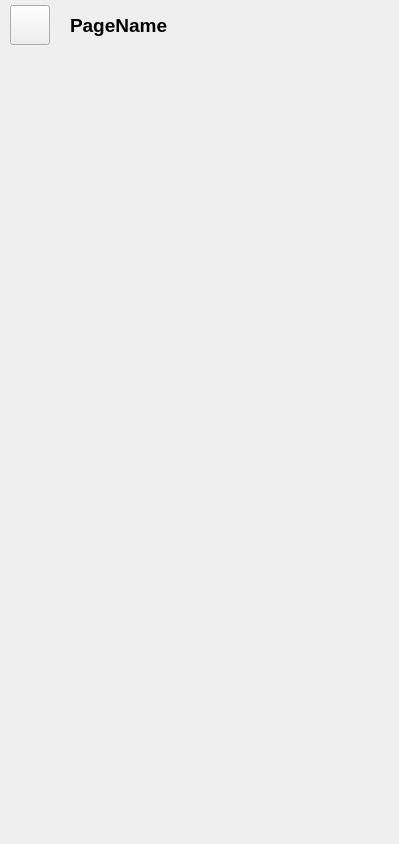
<?xml version="1.0" encoding="UTF-8"?>
<ui version="4.0">
 <class>MainWindow</class>
 <widget class="QMainWindow" name="MainWindow">
  <property name="geometry">
   <rect>
    <x>0</x>
    <y>0</y>
    <width>399</width>
    <height>844</height>
   </rect>
  </property>
  <property name="windowTitle">
   <string>MainWindow</string>
  </property>
  <widget class="QWidget" name="centralwidget">
   <widget class="QStackedWidget" name="PageSetup">
    <property name="geometry">
     <rect>
      <x>0</x>
      <y>50</y>
      <width>399</width>
      <height>789</height>
     </rect>
    </property>
   </widget>
   <widget class="QLabel" name="Balk_Boven">
    <property name="geometry">
     <rect>
      <x>0</x>
      <y>0</y>
      <width>399</width>
      <height>50</height>
     </rect>
    </property>
    <property name="styleSheet">
     <string notr="true"/>
    </property>
    <property name="text">
     <string/>
    </property>
   </widget>
   <widget class="QPushButton" name="MenuButton">
    <property name="geometry">
     <rect>
      <x>10</x>
      <y>5</y>
      <width>40</width>
      <height>40</height>
     </rect>
    </property>
    <property name="font">
     <font>
      <family>Ubuntu Thin</family>
      <pointsize>28</pointsize>
      <bold>true</bold>
     </font>
    </property>
    <property name="text">
     <string/>
    </property>
    <property name="icon">
     <iconset resource="../images.qrc">
      <normaloff>:/rescources/rescources/icons/three_stripes.png</normaloff>:/rescources/rescources/icons/three_stripes.png</iconset>
    </property>
    <property name="iconSize">
     <size>
      <width>25</width>
      <height>25</height>
     </size>
    </property>
   </widget>
   <widget class="QLabel" name="PageName">
    <property name="geometry">
     <rect>
      <x>70</x>
      <y>0</y>
      <width>200</width>
      <height>50</height>
     </rect>
    </property>
    <property name="font">
     <font>
      <pointsize>14</pointsize>
      <bold>true</bold>
     </font>
    </property>
    <property name="text">
     <string>PageName</string>
    </property>
   </widget>
  </widget>
 </widget>
 <resources>
  <include location="../images.qrc"/>
 </resources>
 <connections/>
</ui>
